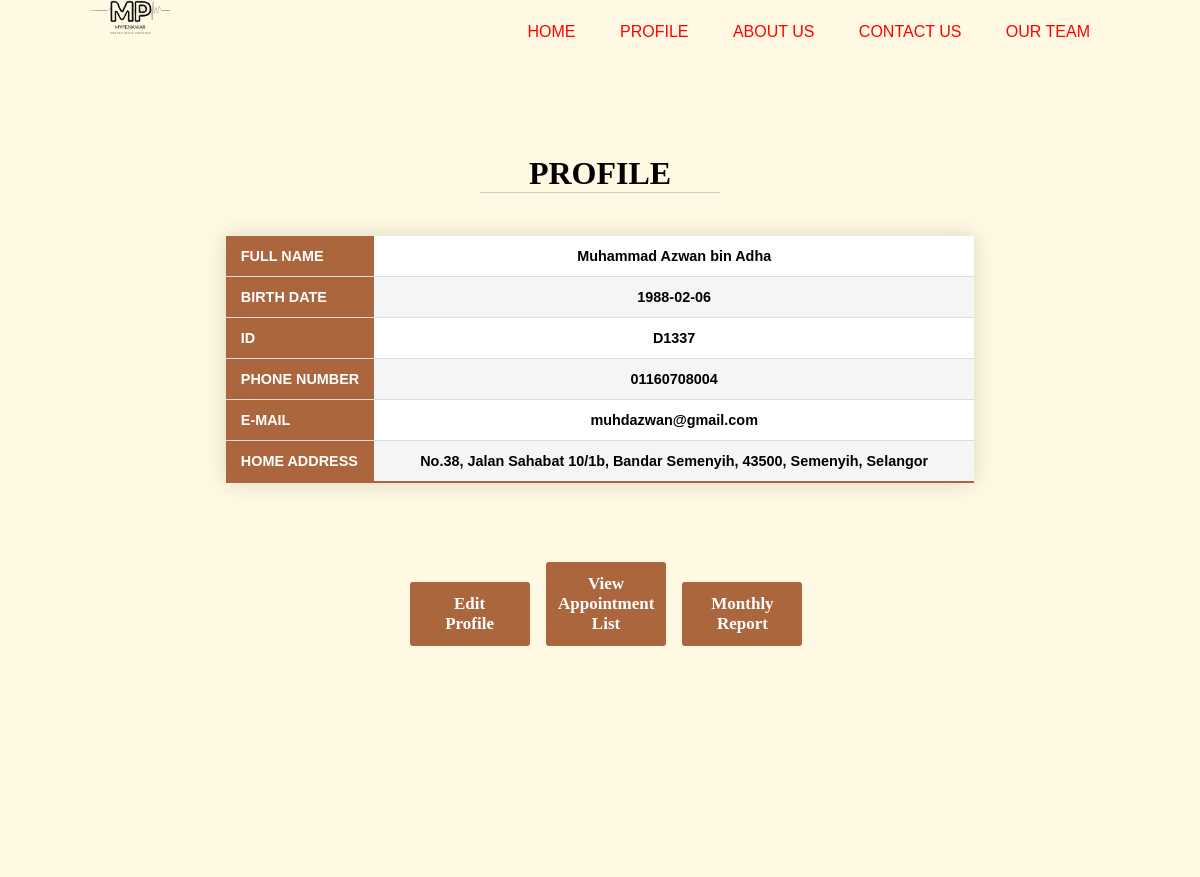
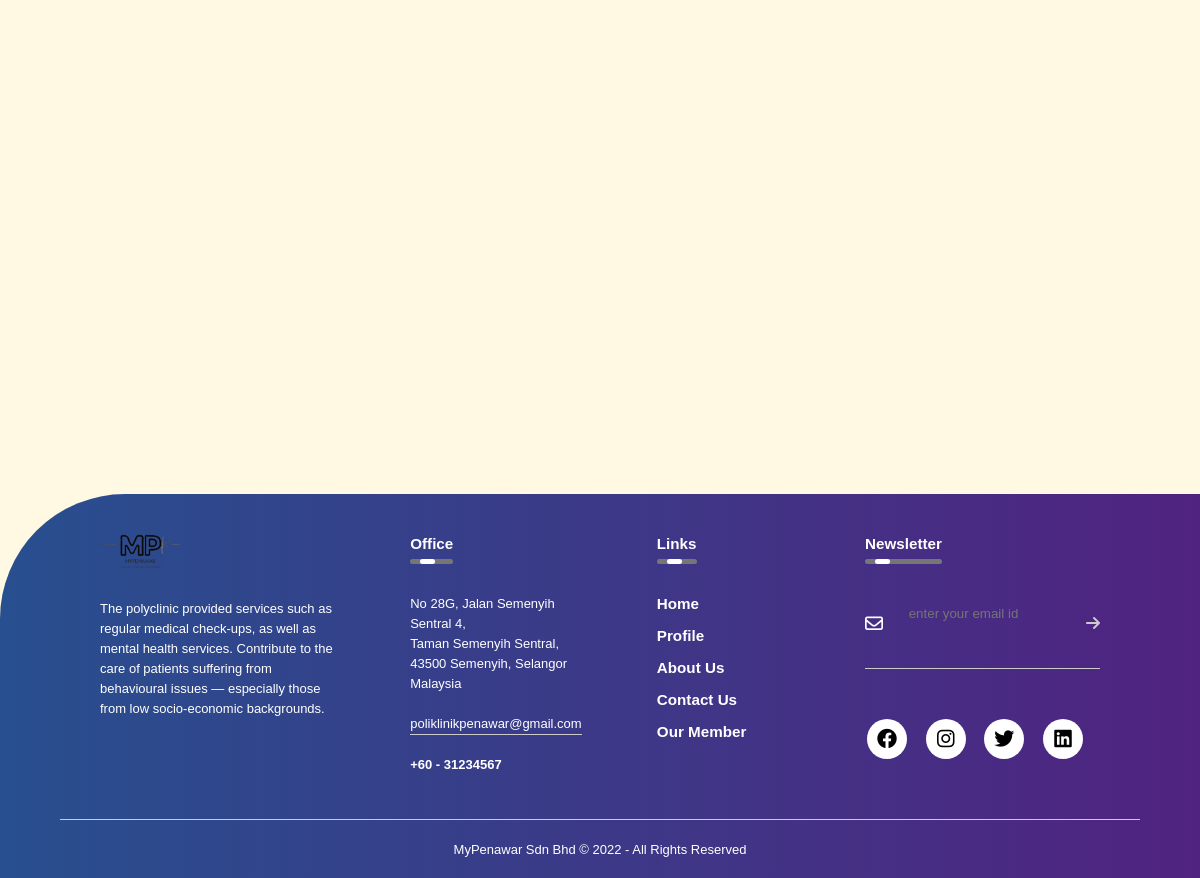
/employee profile.php (signed in), run on the app's committed database (2 pictures, top to bottom).
### tables this page shows
CREATE TABLE `employee` (
  `empID` varchar(10) NOT NULL,
  `empName` varchar(50) DEFAULT NULL,
  `empBirthDate` date DEFAULT NULL,
  `empPassword` varchar(15) DEFAULT NULL,
  `empPhoneNum` varchar(12) DEFAULT NULL,
  `empEmail` varchar(50) DEFAULT NULL,
  `empAddress` varchar(100) DEFAULT NULL
);

### employee profile.php (the view, shortened to what this page needs)
<html>
	<head>
		<link rel="stylesheet" href="https://cdnjs.cloudflare.com/ajax/libs/font-awesome/6.1.1/css/all.min.css">
		<link rel="stylesheet" type="text/css" href="style.css">
		  <link rel="stylesheet" href="//code.jquery.com/ui/1.13.2/themes/base/jquery-ui.css">
		  <link rel="stylesheet" href="/resources/demos/style.css">
	</head>
	<body>
		<div class="navbar">
			<img src="image/2.png" class="logo">
			<ul>
				<li><a href="index.html">Home</a></li>
				<li><a href="employee profile.php">Profile</a></li>
				<li><a href="aboutus.html">About Us</a></li>
				<li><a href="contact.html">Contact Us</a></li>
				<li><a href="member.html">Our Team</a></li>
			</ul>
		</div>
		<br><br><br><br><br>
		<div id="pagecontainer">
			<div id="pagewrap">
				<h1 style="text-align:center; 	font-family: 'Playfair Display SC', serif;">  PROFILE </h1>
				<hr style="width:20%; margin:auto;"><br>
				<?php
						$hostname = "localhost:3307";
						$username = "root";
						$password = "";
						$dbname = "mypenawar";
						$connect = mysqli_connect($hostname, $username, $password, $dbname) OR DIE("Connection Failed");
						if(isset($_SESSION["user1"]))
						$id = $_SESSION["user1"];
							 $sql = "SELECT *
									FROM employee
									WHERE empID='$id'
									";
							$result=mysqli_query($connect,$sql);
							if($result)
							{
								if(mysqli_num_rows($result)>0)
								{
									foreach($result as $row)
									{
										echo "<table class=\"styled-table\" align=\"center\">";
											echo "<tr>";
												echo "<th>FULL NAME</th>";
												echo "<td>" .$row['empName']. "</td>";
											echo "</tr>";
											echo "<tr class=\"active-row\">";
												echo "<th>BIRTH DATE</th>";
												echo "<td>" .$row['empBirthDate']. "</td>";
											echo "</tr>";
											echo "<tr>";
												echo "<th>ID</th>";
												echo "<td>" .$row['empID']. "</td>";
											echo "</tr>";
											echo "<tr class=\"active-row\">";
												echo "<th>PHONE NUMBER</th>";
												echo "<td>" .$row['empPhoneNum']. "</td>";
											echo "</tr>";
											echo "<tr>";
												echo "<th>E-MAIL</th>";
												echo "<td>" .$row['empEmail']. "</td>";
											echo "</tr>";
											echo "<tr class=\"active-row\">";
												echo "<th>HOME ADDRESS</th>";
												echo "<td>" .$row['empAddress']. "</td>";
											echo "</tr>";
										echo "</table>";
									}
								}
							}
							else
								echo "Query Failed!";
		?>
			<br><br><br>
		<center>
			<a href="#divOne"><button class="btn3"><b style="font-family: 'Playfair Display SC', serif;"> Edit <br> Profile </b></button></a>
			<a href="patient.php"><button class="btn3"><b style="font-family: 'Playfair Display SC', serif;"> View Appointment List</b></button></a>
			<a href="monthly report.php"><button class="btn3"><b style="font-family: 'Playfair Display SC', serif;"> Monthly <br>Report</b></button></a>
		</center>
		</div>
		<footer>
		<div class="rowindex">
			<div class="columnindex">
				<img src="image/2.png" class="logo">
				<p>
					The polyclinic provided services such as regular medical check-ups, as well as mental health services.
					Contribute to the care of patients suffering from behavioural issues — especially those from low
					socio-economic backgrounds.
				</p>
			</div>
			<div class="columnindex">
				<h3> Office <div class="under"><span></span></div> </h3>
				<p>No 28G, Jalan Semenyih Sentral 4,</p>
				<p>Taman Semenyih Sentral, </p>
				<p>43500 Semenyih, Selangor</p>
				<p>Malaysia</p>
				<p class="email-id">poliklinikpenawar@gmail.com</p>
				<h4> +60 - 31234567
			</div>
			<div class="columnindex">
				<div class="linkfooter">
					<h3>Links <div class="under"><span></span></div> <h3/>
					<ul>
						<li><a href="#">Home</a></li>
						<li><a href="#">Profile</a></li>
						<li><a href="aboutus.html">About Us</a></li>
						<li><a href="contact.html">Contact Us</a></li>
						<li><a href="member.html">Our Member</a></li>
					</ul>
				</div>
			</div>
			<div class="columnindex">
				<h3>Newsletter <div class="under"><span></span></div>  </h3>
				<form>
					<i class="fa-regular fa-envelope"></i>
					<input type="email" placeholder=" enter your email id" required>
					<button type="submit"><i class="fa-solid fa-arrow-right"></i></button>
				</form>
				<div class="social-icons">
					<i class="fa-brands fa-facebook"></i>
					<i class="fa-brands fa-instagram"></i>
					<i class="fa-brands fa-twitter"></i>
					<i class="fa-brands fa-linkedin"></i>
				</div>
			</div>
		</div>
			<hr>
			<p class="copyright"> MyPenawar Sdn Bhd &copy; 2022 - All Rights Reserved</p>
		</footer>
	</div>
</body>
</html>

### style.css (style rules this page uses)
* { text-decoration: none; margin: 0; padding:0; box-sizing: border-box; font-family: sans-serif; }
body { background-color: #fff9e3; background-size: cover; }
.social-icons { margin: 30px auto; text-align: center }
.navbar { width: 85%; margin: auto; padding: 0; display: flex; align-items: center; justify-content: space-between; }
.logo { width:110px; cursor: pointer; }
.navbar ul li { list-style: none; display: inline-block; margin: 0 20px; position:relative; }
.navbar ul li a { text-decoration: none; color: #ff0000; text-transform: uppercase; }
.navbar ul li::after { content: ''; height: 3px; width: 0; background: #FA8072; position: absolute; left:0; bottom:-10; transition: 0.5s; }
#pagecontainer { position:relative; min-height:200vh; }
#pagewrap { padding-bottom: auto; }
footer { width: 100%; position: absolute; bottom: 0; background: linear-gradient(to right, #284F8F, #502380) ; color: #fff; padding: 30px 0 20px; border-top-left-radius: 125px; font-size: 13px ; line-height: 20px; height:24rem; }
.rowindex { width:85%; margin: auto; display:flex; flex-wrap: wrap; align-items: flex-start; justify-content: space-between; }
.columnindex { flex-basis:25%; padding:10px; }
.logo { width: 80px; margin-bottom:30px; }
.columnindex h3 { width: fit-content; margin-bottom: 40px; position: relative; }
.email-id { width: fit-content; border-bottom: 1px solid #ccc; margin: 20px 0; }
.linkfooter ul li { list-style:none; margin-bottom:12px; }
.linkfooter ul li a { text-decoration:none; color:#fff; }
.columnindex form { padding-bottom:15px; display:flex; align-items:center; justify-content: space-between; border-bottom: 1px solid #ccc; margin-bottom: 50px; }
.columnindex form .fa-regular { font-size:18px; margin-right:10px; }
.columnindex form input { width:100%; background:transparent; color:#ccc; border:0; outline: none; }
.columnindex form button { background:transparent; border:0; outline:none; cursor:pointer; }
.columnindex form .fa-solid { font-size:16px; color:#ccc; }
.columnindex:nth-child(2), .columnindex:nth-child(3) { flex-basis: 15%; }
.social-icons .fa-brands { width:40px; height:40px; border-radius:50%; text-align:center; line-height:40px; font-size:20px; color:#000; background: #fff; margin-right:15px; cursor: pointer; }
hr { width:90%; border:0; border-bottom: 1px solid #ccc; margin: 20px auto; }
.copyright { text-align:center; }
.under { width:100%; height:5px; background: #767676; border-radius: 3px; position:absolute; top: 25px; left:0; overflow:hidden; }
.under span { width: 15px; height: 100%; background: #fff; border-radius: 3px; position: absolute; top:0; left: 10px; animation: moving 2s linear infinite; }
.styled-table { border-collapse: collapse; margin: 25px 0; font-size: 0.9em; font-family: sans-serif; min-width: 400px; box-shadow: 0 0 20px rgba(0, 0, 0, 0.15); text-align:center; margin-left:auto; margin-right:auto; }
.styled-table th { background-color: #ac663e ; color: #ffffff; text-align: left; }
.styled-table th, .styled-table td { padding: 12px 15px; }
.styled-table td { width:600px; }
.styled-table tr { border-bottom: 1px solid #dddddd; font-weight:bold; color: #000000; }
.styled-table tr:nth-of-type(even) { background-color: #f5f5f5; }
.styled-table tr:nth-of-type(odd) { background-color: #ffffff; }
.styled-table tr:last-of-type { border-bottom: 2px solid #ac663e ; }
.styled-table tr.active-row { font-weight: bold; color: #000000 ; }
.btn3 { background-color: #ac663e; color: white; padding: 12px; margin: auto; margin-left:1%; margin-right:auto; border: none; width: 10%; border-radius: 3px; cursor: pointer; font-size: 17px; }
input[type=email],textarea, select { width: 100%; margin-bottom: 20px; padding: 12px; border: 1px solid #ccc; border-radius: 3px; }

### data on the page
employee: empName "Muhammad Azwan bin Adha", empBirthDate "1988-02-06", empID "D1337", empPhoneNum "01160708004", empEmail "muhdazwan@gmail.com", empAddress "No.38, Jalan Sahabat 10/1b, Bandar Semenyih, 43500, Semenyih, Selangor"
